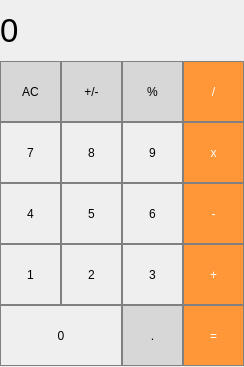
<?xml version="1.0" encoding="UTF-8"?>
<ui version="4.0">
 <class>MainWindow</class>
 <widget class="QMainWindow" name="MainWindow">
  <property name="geometry">
   <rect>
    <x>0</x>
    <y>0</y>
    <width>244</width>
    <height>367</height>
   </rect>
  </property>
  <property name="windowTitle">
   <string>MainWindow</string>
  </property>
  <widget class="QWidget" name="centralwidget">
   <widget class="QLabel" name="result_show">
    <property name="geometry">
     <rect>
      <x>0</x>
      <y>0</y>
      <width>243</width>
      <height>61</height>
     </rect>
    </property>
    <property name="font">
     <font>
      <pointsize>25</pointsize>
     </font>
    </property>
    <property name="styleSheet">
     <string notr="true">QPushButton {
     border: 1px solid gray;
}
QPushButton:pressed{
     background-color:qlineargradient(x1:0, y1:0,x2:0, y2:1,
                                  stop: 0 #dadbde,stop:1 
                                                                             #f6f7fa);
}</string>
    </property>
    <property name="text">
     <string>0</string>
    </property>
   </widget>
   <widget class="QPushButton" name="pushButton_AC">
    <property name="geometry">
     <rect>
      <x>0</x>
      <y>61</y>
      <width>61</width>
      <height>61</height>
     </rect>
    </property>
    <property name="styleSheet">
     <string notr="true">QPushButton {
      background-color: rgb(215,215,215);
      border: 1px solid gray;
}
QPushButton:pressed{
     background-color:qilneargradient(x1:0, y1:0,x2:0,y2:1,
                                       stop: 0 #BEBEBE,stop:1 
                                                                             #D7D7D7);
}</string>
    </property>
    <property name="text">
     <string>AC</string>
    </property>
   </widget>
   <widget class="QPushButton" name="pushButton_pos_neg">
    <property name="geometry">
     <rect>
      <x>61</x>
      <y>61</y>
      <width>61</width>
      <height>61</height>
     </rect>
    </property>
    <property name="styleSheet">
     <string notr="true">QPushButton {
      background-color: rgb(215,215,215);
      border: 1px solid gray;
}
QPushButton:pressed{
     background-color:qilneargradient(x1:0, y1:0,x2:0,y2:1,
                                       stop: 0 #BEBEBE,stop:1 
                                                                             #D7D7D7);
}</string>
    </property>
    <property name="text">
     <string>+/-</string>
    </property>
   </widget>
   <widget class="QPushButton" name="pushButton_mod">
    <property name="geometry">
     <rect>
      <x>122</x>
      <y>61</y>
      <width>61</width>
      <height>61</height>
     </rect>
    </property>
    <property name="styleSheet">
     <string notr="true">QPushButton {
      background-color: rgb(215,215,215);
      border: 1px solid gray;
}
QPushButton:pressed{
     background-color:qilneargradient(x1:0, y1:0,x2:0,y2:1,
                                       stop: 0 #BEBEBE,stop:1 
                                                                             #D7D7D7);
}</string>
    </property>
    <property name="text">
     <string>%</string>
    </property>
   </widget>
   <widget class="QPushButton" name="pushButton_div">
    <property name="geometry">
     <rect>
      <x>183</x>
      <y>61</y>
      <width>61</width>
      <height>61</height>
     </rect>
    </property>
    <property name="styleSheet">
     <string notr="true">QPushButton {
    background-color: rgb(255,151,57);
    color: white;
    border: 1px solid gray;
}
QPushButton:pressed{
    background-color:qilneargradient(x1:0, y1:0,x2:0,y2:1,
                                      stop: 0 #FF7832,stop:1 #FF9739);
}</string>
    </property>
    <property name="text">
     <string>/</string>
    </property>
   </widget>
   <widget class="QPushButton" name="pushButton_mul">
    <property name="geometry">
     <rect>
      <x>183</x>
      <y>122</y>
      <width>61</width>
      <height>61</height>
     </rect>
    </property>
    <property name="styleSheet">
     <string notr="true">QPushButton {
    background-color: rgb(255,151,57);
    color: white;
    border: 1px solid gray;
}
QPushButton:pressed{
    background-color:qilneargradient(x1:0, y1:0,x2:0,y2:1,
                                      stop: 0 #FF7832,stop:1 #FF9739);
}</string>
    </property>
    <property name="text">
     <string>x</string>
    </property>
   </widget>
   <widget class="QPushButton" name="pushButton_9">
    <property name="geometry">
     <rect>
      <x>122</x>
      <y>122</y>
      <width>61</width>
      <height>61</height>
     </rect>
    </property>
    <property name="styleSheet">
     <string notr="true">QPushButton {
     border: 1px solid gray;
}
QPushButton:pressed{
     background-color:qlineargradient(x1:0, y1:0,x2:0, y2:1,
                                  stop: 0 #dadbde,stop:1 
                                                                             #f6f7fa);
}</string>
    </property>
    <property name="text">
     <string>9</string>
    </property>
   </widget>
   <widget class="QPushButton" name="pushButton_8">
    <property name="geometry">
     <rect>
      <x>61</x>
      <y>122</y>
      <width>61</width>
      <height>61</height>
     </rect>
    </property>
    <property name="styleSheet">
     <string notr="true">QPushButton {
     border: 1px solid gray;
}
QPushButton:pressed{
     background-color:qlineargradient(x1:0, y1:0,x2:0, y2:1,
                                  stop: 0 #dadbde,stop:1 
                                                                             #f6f7fa);
}</string>
    </property>
    <property name="text">
     <string>8</string>
    </property>
   </widget>
   <widget class="QPushButton" name="pushButton_7">
    <property name="geometry">
     <rect>
      <x>0</x>
      <y>122</y>
      <width>61</width>
      <height>61</height>
     </rect>
    </property>
    <property name="styleSheet">
     <string notr="true">QPushButton {
     border: 1px solid gray;
}
QPushButton:pressed{
     background-color:qlineargradient(x1:0, y1:0,x2:0, y2:1,
                                  stop: 0 #dadbde,stop:1 
                                                                             #f6f7fa);
}</string>
    </property>
    <property name="text">
     <string>7</string>
    </property>
   </widget>
   <widget class="QPushButton" name="pushButton_sub">
    <property name="geometry">
     <rect>
      <x>183</x>
      <y>183</y>
      <width>61</width>
      <height>61</height>
     </rect>
    </property>
    <property name="styleSheet">
     <string notr="true">QPushButton {
    background-color: rgb(255,151,57);
    color: white;
    border: 1px solid gray;
}
QPushButton:pressed{
    background-color:qilneargradient(x1:0, y1:0,x2:0,y2:1,
                                      stop: 0 #FF7832,stop:1 #FF9739);
}</string>
    </property>
    <property name="text">
     <string>-</string>
    </property>
   </widget>
   <widget class="QPushButton" name="pushButton_6">
    <property name="geometry">
     <rect>
      <x>122</x>
      <y>183</y>
      <width>61</width>
      <height>61</height>
     </rect>
    </property>
    <property name="styleSheet">
     <string notr="true">QPushButton {
     border: 1px solid gray;
}
QPushButton:pressed{
     background-color:qlineargradient(x1:0, y1:0,x2:0, y2:1,
                                  stop: 0 #dadbde,stop:1 
                                                                             #f6f7fa);
}</string>
    </property>
    <property name="text">
     <string>6</string>
    </property>
   </widget>
   <widget class="QPushButton" name="pushButton_5">
    <property name="geometry">
     <rect>
      <x>61</x>
      <y>183</y>
      <width>61</width>
      <height>61</height>
     </rect>
    </property>
    <property name="styleSheet">
     <string notr="true">QPushButton {
     border: 1px solid gray;
}
QPushButton:pressed{
     background-color:qlineargradient(x1:0, y1:0,x2:0, y2:1,
                                  stop: 0 #dadbde,stop:1 
                                                                             #f6f7fa);
}</string>
    </property>
    <property name="text">
     <string>5</string>
    </property>
   </widget>
   <widget class="QPushButton" name="pushButton_4">
    <property name="geometry">
     <rect>
      <x>0</x>
      <y>183</y>
      <width>61</width>
      <height>61</height>
     </rect>
    </property>
    <property name="styleSheet">
     <string notr="true">QPushButton {
     border: 1px solid gray;
}
QPushButton:pressed{
     background-color:qlineargradient(x1:0, y1:0,x2:0, y2:1,
                                  stop: 0 #dadbde,stop:1 
                                                                             #f6f7fa);
}</string>
    </property>
    <property name="text">
     <string>4</string>
    </property>
   </widget>
   <widget class="QPushButton" name="pushButton_sum">
    <property name="geometry">
     <rect>
      <x>183</x>
      <y>244</y>
      <width>61</width>
      <height>61</height>
     </rect>
    </property>
    <property name="styleSheet">
     <string notr="true">QPushButton {
    background-color: rgb(255,151,57);
    color: white;
    border: 1px solid gray;
}
QPushButton:pressed{
    background-color:qilneargradient(x1:0, y1:0,x2:0,y2:1,
                                      stop: 0 #FF7832,stop:1 #FF9739);
}</string>
    </property>
    <property name="text">
     <string>+</string>
    </property>
   </widget>
   <widget class="QPushButton" name="pushButton_3">
    <property name="geometry">
     <rect>
      <x>122</x>
      <y>244</y>
      <width>61</width>
      <height>61</height>
     </rect>
    </property>
    <property name="styleSheet">
     <string notr="true">QPushButton {
     border: 1px solid gray;
}
QPushButton:pressed{
     background-color:qlineargradient(x1:0, y1:0,x2:0, y2:1,
                                  stop: 0 #dadbde,stop:1 
                                                                             #f6f7fa);
}</string>
    </property>
    <property name="text">
     <string>3</string>
    </property>
   </widget>
   <widget class="QPushButton" name="pushButton_2">
    <property name="geometry">
     <rect>
      <x>61</x>
      <y>244</y>
      <width>61</width>
      <height>61</height>
     </rect>
    </property>
    <property name="styleSheet">
     <string notr="true">QPushButton {
     border: 1px solid gray;
}
QPushButton:pressed{
     background-color:qlineargradient(x1:0, y1:0,x2:0, y2:1,
                                  stop: 0 #dadbde,stop:1 
                                                                             #f6f7fa);
}</string>
    </property>
    <property name="text">
     <string>2</string>
    </property>
   </widget>
   <widget class="QPushButton" name="pushButton_1">
    <property name="geometry">
     <rect>
      <x>0</x>
      <y>244</y>
      <width>61</width>
      <height>61</height>
     </rect>
    </property>
    <property name="styleSheet">
     <string notr="true">QPushButton {
     border: 1px solid gray;
}
QPushButton:pressed{
     background-color:qlineargradient(x1:0, y1:0,x2:0, y2:1,
                                  stop: 0 #dadbde,stop:1 
                                                                             #f6f7fa);
}</string>
    </property>
    <property name="text">
     <string>1</string>
    </property>
   </widget>
   <widget class="QPushButton" name="pushButton_equal">
    <property name="geometry">
     <rect>
      <x>183</x>
      <y>305</y>
      <width>61</width>
      <height>61</height>
     </rect>
    </property>
    <property name="styleSheet">
     <string notr="true">QPushButton {
    background-color: rgb(255,151,57);
    color: white;
    border: 1px solid gray;
}
QPushButton:pressed{
    background-color:qilneargradient(x1:0, y1:0,x2:0,y2:1,
                                      stop: 0 #FF7832,stop:1 #FF9739);
}</string>
    </property>
    <property name="text">
     <string>=</string>
    </property>
   </widget>
   <widget class="QPushButton" name="pushButton_dot">
    <property name="geometry">
     <rect>
      <x>122</x>
      <y>305</y>
      <width>61</width>
      <height>61</height>
     </rect>
    </property>
    <property name="styleSheet">
     <string notr="true">QPushButton {
      background-color: rgb(215,215,215);
      border: 1px solid gray;
}
QPushButton:pressed{
     background-color:qilneargradient(x1:0, y1:0,x2:0,y2:1,
                                       stop: 0 #BEBEBE,stop:1 
                                                                             #D7D7D7);
}</string>
    </property>
    <property name="text">
     <string>.</string>
    </property>
   </widget>
   <widget class="QPushButton" name="pushButton_0">
    <property name="geometry">
     <rect>
      <x>0</x>
      <y>305</y>
      <width>122</width>
      <height>61</height>
     </rect>
    </property>
    <property name="styleSheet">
     <string notr="true">QPushButton {
     border: 1px solid gray;
}
QPushButton:pressed{
     background-color:qlineargradient(x1:0, y1:0,x2:0, y2:1,
                                  stop: 0 #dadbde,stop:1 
                                                                             #f6f7fa);
}</string>
    </property>
    <property name="text">
     <string>0</string>
    </property>
   </widget>
  </widget>
 </widget>
 <resources/>
 <connections/>
</ui>
